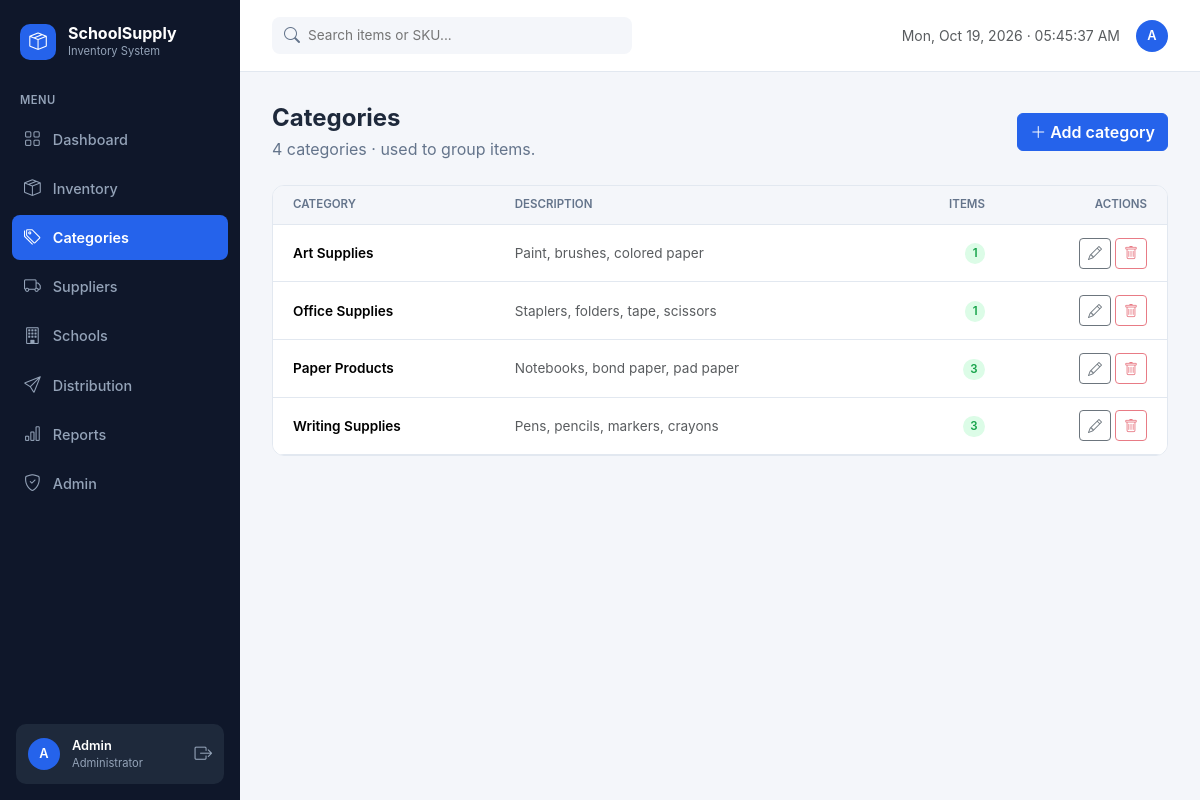
The app's page /categories.php (signed in) with its own data.
### tables this page shows
CREATE TABLE `users` (
  `user_id` int(10) UNSIGNED NOT NULL,
  `full_name` varchar(100) NOT NULL,
  `username` varchar(50) NOT NULL,
  `email` varchar(100) NOT NULL,
  `password_hash` varchar(255) NOT NULL,
  `role` enum('admin','staff') NOT NULL DEFAULT 'staff',
  `is_active` tinyint(1) NOT NULL DEFAULT 1,
  `failed_attempts` int(10) UNSIGNED NOT NULL DEFAULT 0,
  `locked_until` datetime DEFAULT NULL,
  `last_login` datetime DEFAULT NULL,
  `created_at` timestamp NOT NULL DEFAULT current_timestamp(),
  `updated_at` timestamp NOT NULL DEFAULT current_timestamp() ON UPDATE current_timestamp()
);

CREATE TABLE `categories` (
  `category_id` int(10) UNSIGNED NOT NULL,
  `category_name` varchar(100) NOT NULL,
  `description` varchar(255) DEFAULT NULL
);

### includes/functions.php (called while the page is built, shortened)
<?php
function e($value): string
{
    return htmlspecialchars((string)$value, ENT_QUOTES, 'UTF-8');
}
function url(string $path = ''): string
{
    return BASE_URL . '/' . ltrim($path, '/');
}

### config/database.php (called while the page is built, shortened)
<?php
function db(): PDO
{
    static $pdo = null;
    if ($pdo === null) {
        $dsn = 'mysql:host=' . DB_HOST . ';port=' . DB_PORT . ';dbname=' . DB_NAME . ';charset=utf8mb4';
        try {
            $pdo = new PDO($dsn, DB_USER, DB_PASS, [
                PDO::ATTR_ERRMODE            => PDO::ERRMODE_EXCEPTION,
                PDO::ATTR_DEFAULT_FETCH_MODE => PDO::FETCH_ASSOC,
                PDO::ATTR_EMULATE_PREPARES   => false,
            ]);
            $pdo->exec("SET NAMES utf8mb4 COLLATE utf8mb4_unicode_ci");
            $pdo->exec("SET time_zone = '+08:00'");
        } catch (PDOException $e) {
            http_response_code(500);
            exit('Database connection failed. Check config/config.php and that MySQL is running.'
                . (ini_get('display_errors') ? '<br><small>' . htmlspecialchars($e->getMessage()) . '</small>' : ''));
        }
    }
    return $pdo;
}

### includes/auth.php (called while the page is built, shortened)
<?php
require_once __DIR__ . '/../config/database.php';
require_once __DIR__ . '/functions.php';
function current_user(): array
{
    return [
        'id'       => $_SESSION['user_id'] ?? null,
        'name'     => $_SESSION['full_name'] ?? '',
        'username' => $_SESSION['username'] ?? '',
        'role'     => $_SESSION['role'] ?? '',
    ];
}
function require_login(): void
{
    $stmt = db()->prepare('SELECT is_active, role, full_name FROM users WHERE user_id = :id');
    $stmt->execute([':id' => $_SESSION['user_id']]);
}
function require_admin(): void
{
    require_login();
}

### categories.php (the view, shortened to what this page needs)
<?php
require_once __DIR__ . '/includes/auth.php';
require_admin();
$pdo = db();
$rows = $pdo->query(
    'SELECT c.category_id, c.category_name, c.description,
            COUNT(i.item_id) AS item_count,
            COALESCE(SUM(CASE WHEN i.is_active = 1 THEN 1 ELSE 0 END), 0) AS active_count
       FROM categories c
       LEFT JOIN items i ON i.category_id = c.category_id
      GROUP BY c.category_id, c.category_name, c.description
      ORDER BY c.category_name'
)->fetchAll();
$activePage = 'categories';
require_once __DIR__ . '/includes/header.php';
?>
<div class="page-head">
    <div>
        <h1>Categories</h1>
        <p><?= number_format(count($rows)) ?> categor<?= count($rows) === 1 ? 'y' : 'ies' ?> &middot; used to group items.</p>
    </div>
    <button type="button" class="btn btn-primary" data-bs-toggle="modal" data-bs-target="#catModal" data-mode="add">
        <i class="bi bi-plus-lg me-1"></i>Add category
    </button>
</div>
<div class="card-ui">
    <div class="table-responsive">
        <table class="table table-ui">
            <thead>
                <tr>
                    <th>Category</th>
                    <th>Description</th>
                    <th class="text-end">Items</th>
                    <th class="text-end">Actions</th>
                </tr>
            </thead>
            <tbody>
                <?php foreach ($rows as $r): ?>
                    <?php $used = (int)$r['item_count'] > 0; ?>
                    <tr>
                        <td class="fw-semibold"><?= e($r['category_name']) ?></td>
                        <td class="text-muted"><?= e($r['description'] ?? '—') ?></td>
                        <td class="text-end">
                            <span class="badge-soft <?= $used ? 'badge-normal' : 'badge-inactive' ?>"><?= number_format((int)$r['item_count']) ?></span>
                        </td>
                        <td class="text-end">
                            <div class="d-inline-flex gap-1">
                                <button type="button" class="btn btn-sm btn-outline-secondary"
                                        data-bs-toggle="modal" data-bs-target="#catModal"
                                        data-mode="edit"
                                        data-id="<?= (int)$r['category_id'] ?>"
                                        data-name="<?= e($r['category_name']) ?>"
                                        data-desc="<?= e($r['description'] ?? '') ?>"
                                        title="Edit category" aria-label="Edit category">
                                    <i class="bi bi-pencil"></i>
                                </button>
                                <form method="post" class="d-inline"
                                      onsubmit="return confirm('Delete category &quot;<?= e($r['category_name']) ?>&quot;?');">
                                    <button type="submit"
                                            class="btn btn-sm btn-outline-danger"
                                            title="<?= $used ? 'In use — cannot delete' : 'Delete category' ?>"
                                            aria-label="Delete category"
                                            <?= $used ? 'disabled' : '' ?>>
                                        <i class="bi bi-trash"></i>
                                    </button>
                                </form>
                            </div>
                        </td>
                    </tr>
                <?php endforeach; ?>
            </tbody>
        </table>
    </div>
</div>
<?php require __DIR__ . '/includes/footer.php'; ?>

### includes/header.php (shortened to what this page needs)
<?php
require_once __DIR__ . '/auth.php';
require_login();
$activePage = $activePage ?? '';
$user       = current_user();
$menu = [
    'dashboard'    => ['Dashboard',    'index.php',        'bi-grid',        false],
    'inventory'    => ['Inventory',    'inventory.php',    'bi-box-seam',    false],
    'categories'   => ['Categories',   'categories.php',   'bi-tags',        true],
    'suppliers'    => ['Suppliers',    'suppliers.php',    'bi-truck',       true],
    'schools'      => ['Schools',      'schools.php',      'bi-building',    true],
    'distribution' => ['Distribution', 'distribution.php', 'bi-send',        false],
    'reports'      => ['Reports',      'reports.php',      'bi-bar-chart',   true],
    'admin'        => ['Admin',        'admin.php',        'bi-shield-check', true],
];
?>
<!DOCTYPE html>
<html lang="en">
<head>
    <link href="https://cdn.jsdelivr.net/npm/bootstrap@5.3.3/dist/css/bootstrap.min.css" rel="stylesheet">
    <link href="https://cdn.jsdelivr.net/npm/bootstrap-icons@1.11.3/font/bootstrap-icons.min.css" rel="stylesheet">
    <link href="<?= e(url('assets/css/style.css')) ?>?v=<?= e(ASSET_VER) ?>" rel="stylesheet">
</head>
<body>
<div class="app-shell">
    <aside class="sidebar" id="appSidebar">
        <div class="sidebar-brand">
            <span class="brand-logo"><i class="bi bi-box-seam"></i></span>
            <span>
                <span class="brand-name"><?= e(APP_NAME) ?></span>
                <span class="brand-sub"><?= e(APP_SUBTITLE) ?></span>
            </span>
        </div>
        <div class="sidebar-label">MENU</div>
        <nav class="sidebar-nav">
            <?php foreach ($menu as $key => [$label, $file, $icon, $adminOnly]): ?>
                <a href="<?= e(url($file)) ?>" class="nav-item<?= $activePage === $key ? ' active' : '' ?>">
                    <i class="bi <?= e($icon) ?>"></i><span><?= e($label) ?></span>
                </a>
            <?php endforeach; ?>
        </nav>
        <div class="sidebar-user">
            <span class="avatar"><?= e(strtoupper(mb_substr($user['name'], 0, 1))) ?></span>
            <span class="user-text">
                <span class="user-name"><?= e($user['name']) ?></span>
                <span class="user-role"><?= $user['role'] === 'admin' ? 'Administrator' : 'Inventory Clerk' ?></span>
            </span>
            <a href="<?= e(url('logout.php')) ?>" class="logout-link" title="Sign out"><i class="bi bi-box-arrow-right"></i></a>
        </div>
    </aside>
    <div class="main">
        <header class="topbar">
            <form class="topbar-search" action="<?= e(url('inventory.php')) ?>" method="get">
                <i class="bi bi-search"></i>
                <input type="text" name="q" placeholder="Search items or SKU..." aria-label="Search items or SKU">
            </form>
            <div class="topbar-right">
                <span class="text-muted small today live-clock" data-timezone="<?= e(date_default_timezone_get()) ?>">
                </span>
                <span class="avatar"><?= e(strtoupper(mb_substr($user['name'], 0, 1))) ?></span>
            </div>
        </header>
        <main class="content">

### assets/css/style.css (style rules this page uses)
:root { --bg: #F4F6FA; --surface: #FFFFFF; --border: #E2E8F0; --text: #1E293B; --muted: #64748B; --primary: #2563EB; --primary-soft: #EAF1FF; --sidebar: #0F172A; --sidebar-active: #1E293B; --sidebar-text: #94A3B8; --success: #16A34A; --success-soft: #DCFCE7; --danger: #DC2626; --danger-soft: #FEE2E2; --warning: #D97706; --warning-soft: #FEF3C7; --bs-primary: #2563EB; --bs-primary-rgb: 37, 99, 235; --success-tint: #F0FDF4; --danger-tint: #FEF2F2; --warning-tint: #FFFBEB; --primary-tint: #EFF6FF; }
body { background: var(--bg); color: var(--text); font-family: Inter, system-ui, -apple-system, "Segoe UI", Roboto, sans-serif; }
.btn-primary { --bs-btn-bg: var(--primary); --bs-btn-border-color: var(--primary); --bs-btn-hover-bg: #1D4ED8; --bs-btn-hover-border-color: #1D4ED8; font-weight: 600; }
.btn-outline-secondary { font-weight: 600; }
.app-shell { display: flex; min-height: 100vh; }
.sidebar { width: 240px; flex-shrink: 0; background: var(--sidebar); color: var(--sidebar-text); display: flex; flex-direction: column; position: sticky; top: 0; height: 100vh; }
.sidebar-brand { display: flex; align-items: center; gap: 12px; padding: 24px 20px; }
.brand-logo { width: 36px; height: 36px; border-radius: 10px; background: var(--primary); color: #fff; display: inline-flex; align-items: center; justify-content: center; font-size: 1.1rem; }
.brand-name { display: block; color: #fff; font-weight: 700; font-size: 1rem; line-height: 1.2; }
.brand-sub { display: block; font-size: .7rem; }
.sidebar-label { font-size: .7rem; font-weight: 600; letter-spacing: .04em; padding: 8px 20px 4px; }
.sidebar-nav { display: flex; flex-direction: column; gap: 4px; padding: 4px 12px; flex: 1; }
.nav-item { display: flex; align-items: center; gap: 12px; padding: 10px 12px; border-radius: 8px; color: var(--sidebar-text); text-decoration: none; font-size: .9rem; font-weight: 500; }
.nav-item i { font-size: 1.05rem; }
.nav-item.active { background: var(--primary); color: #fff; font-weight: 600; }
.sidebar-user { margin: 16px; padding: 12px; background: var(--sidebar-active); border-radius: 10px; display: flex; align-items: center; gap: 12px; }
.user-text { flex: 1; min-width: 0; }
.user-name { display: block; color: #fff; font-size: .8rem; font-weight: 600; white-space: nowrap; overflow: hidden; text-overflow: ellipsis; }
.user-role { display: block; font-size: .7rem; }
.logout-link { color: var(--sidebar-text); font-size: 1.1rem; }
.avatar { width: 32px; height: 32px; border-radius: 50%; background: var(--primary); color: #fff; display: inline-flex; align-items: center; justify-content: center; font-size: .8rem; font-weight: 600; flex-shrink: 0; }
.main { flex: 1; min-width: 0; display: flex; flex-direction: column; }
.topbar { height: 72px; background: var(--surface); border-bottom: 1px solid var(--border); display: flex; align-items: center; justify-content: space-between; padding: 0 32px; gap: 16px; position: sticky; top: 0; z-index: 1030; }
.topbar-search { position: relative; width: 360px; }
.topbar-search i { position: absolute; left: 12px; top: 50%; transform: translateY(-50%); color: var(--muted); }
.topbar-search input { width: 100%; border: 0; background: var(--bg); border-radius: 8px; padding: 8px 12px 8px 36px; font-size: .85rem; }
.topbar-right { display: flex; align-items: center; gap: 16px; }
.content { padding: 32px; }
.page-head { display: flex; justify-content: space-between; align-items: center; margin-bottom: 24px; gap: 16px; flex-wrap: wrap; }
.page-head h1 { font-size: 1.5rem; font-weight: 700; margin: 0; }
.page-head p { margin: 4px 0 0; color: var(--muted); }
.card-ui { background: var(--surface); border: 1px solid var(--border); border-radius: 12px; overflow: hidden; }
.table-ui { margin: 0; }
.table-ui thead th { background: var(--bg); font-size: .72rem; font-weight: 600; color: var(--muted); text-transform: uppercase; border-bottom: 1px solid var(--border); padding: .65rem 1.25rem; }
.table-ui td { padding: .8rem 1.25rem; vertical-align: middle; font-size: .85rem; border-color: var(--border); }
.badge-soft { padding: .3em .65em; border-radius: 999px; font-size: .72rem; font-weight: 600; }
.badge-normal, .badge-in { background: var(--success-soft); color: var(--success); }

### records on screen
users: full_name "Admin", full_name "A"
categories: category_name "Art Supplies", description "Paint, brushes, colored paper", item_count "1"
categories: category_name "Office Supplies", description "Staplers, folders, tape, scissors", item_count "1"
categories: category_name "Paper Products", description "Notebooks, bond paper, pad paper", item_count "3"
categories: category_name "Writing Supplies", description "Pens, pencils, markers, crayons", item_count "3"

### other values on screen
APP_NAME "SchoolSupply"
APP_SUBTITLE "Inventory System"
$label "Dashboard"
$label "Inventory"
$label "Categories"
$label "Suppliers"
$label "Schools"
$label "Distribution"
$label "Reports"
count($rows) "4"
